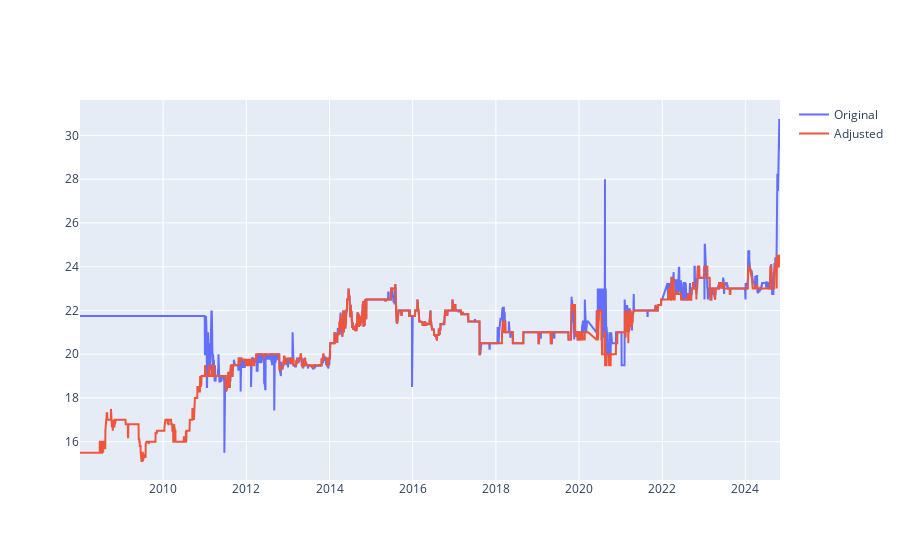

Here is the notebook cell this chart was saved with:
### Code cell
fig = go.Figure()
fig.add_trace(go.Scatter(x=ws_raw.index, y=ws_raw['beef_bol'], mode='lines', name='Original'))
fig.add_trace(go.Scatter(x=ws_adj.index, y=ws_adj['beef_bol'], mode='lines', name='Adjusted'))

### Figure 1 — Plotly figure (JSON) as saved in the notebook; plotly's stock layout.template omitted (floating-point values rounded to 4 significant figures; data arrays with more than 128 entries replaced by an {"elided": "..."} marker saying what was removed)
{"data": [{"mode": "lines", "name": "Original", "type": "scatter", "x": {"elided": "5016 str values"}, "y": {"elided": "5016 float values"}}, {"mode": "lines", "name": "Adjusted", "type": "scatter", "x": {"elided": "5016 str values"}, "y": {"elided": "5016 float values"}}], "layout": {}}
